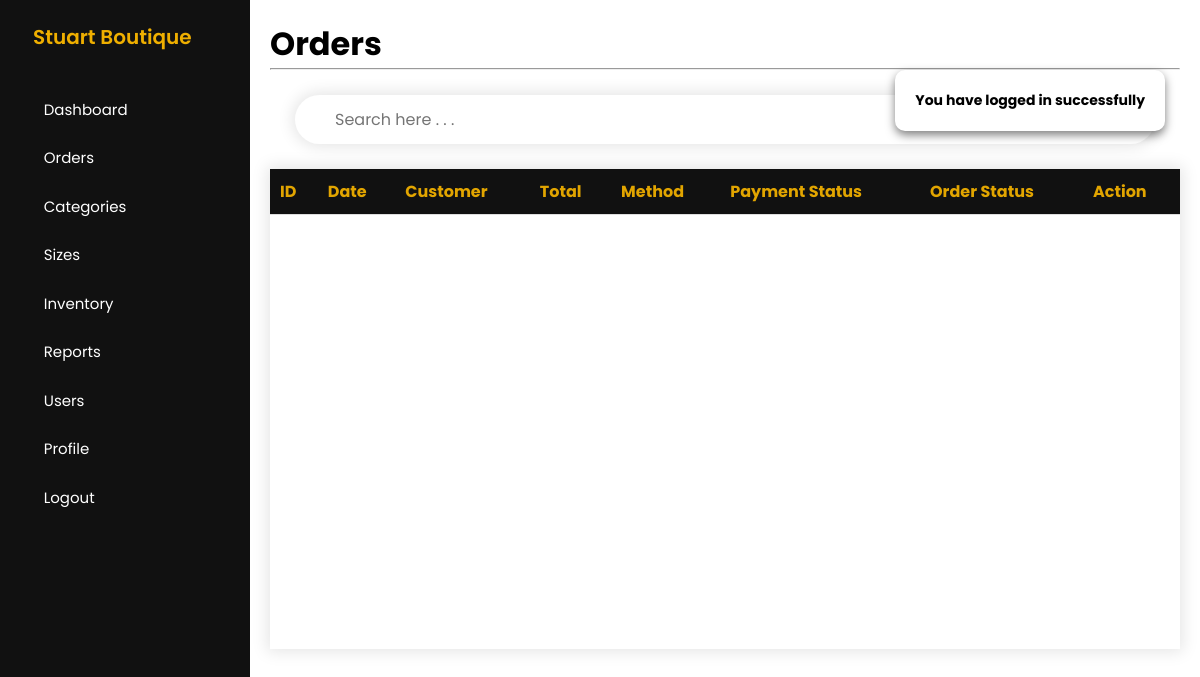
Page /admin/view-order.php (signed in) on the earlier database version.
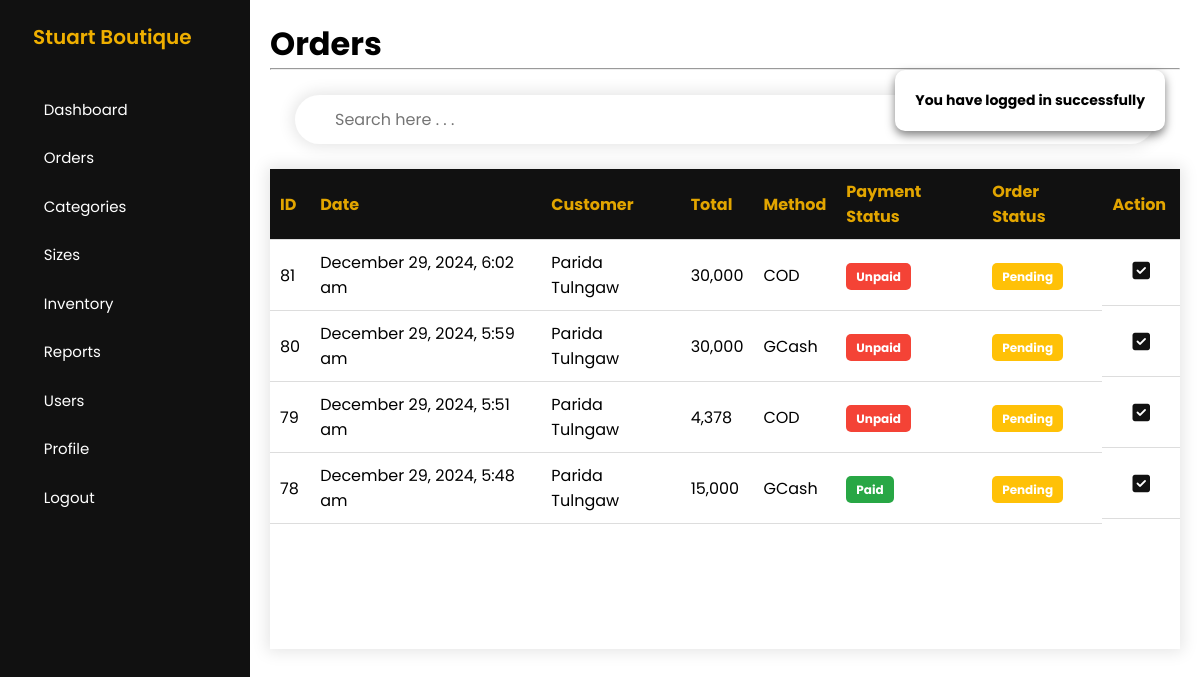
Same page on the later database version.
### tables this page shows
CREATE TABLE `orders` (
  `orderID` int(11) NOT NULL,
  `userID` int(11) NOT NULL,
  `orderAmount` int(11) NOT NULL,
  `paymentMethod` enum('COD','GCash') DEFAULT NULL,
  `orderStatus` enum('pending','approved','cancelled') NOT NULL DEFAULT 'pending',
  `paymentStatus` enum('unpaid','paid') NOT NULL DEFAULT 'unpaid',
  `orderDate` datetime NOT NULL DEFAULT current_timestamp()
);

CREATE TABLE `users` (
  `userID` int(11) NOT NULL,
  `userFullname` varchar(255) DEFAULT NULL,
  `userNumber` varchar(20) DEFAULT NULL,
  `userAddress` varchar(255) DEFAULT NULL,
  `userGender` varchar(255) DEFAULT NULL,
  `userEmail` varchar(255) NOT NULL,
  `userPassword` varchar(255) NOT NULL,
  `userCode` int(255) DEFAULT NULL,
  `userType` tinyint(1) DEFAULT 0 COMMENT '0=customer, 1=admin'
);

### config/DatabaseConnection.php (called while the page is built, shortened)
<?php
    class DatabaseConnection
    {
        public function __construct()
        {
            $this->conn = new mysqli(HOSTNAME,USERNAME,PASSWORD,DATABASE);
        }
    }
?>

### admin/controllers/OrderController.php (called while the page is built, shortened)
<?php
    class OrderController
    {
        private $conn;
        public function __construct()
        {
            $db = new DatabaseConnection;
            $this->conn = $db->conn;
        }
        public function getDataOrderPending()
        {
            $getDataQuery = "
                SELECT orders.*, users.*
                FROM orders
                INNER JOIN users
                ON orders.userID = users.userID
                WHERE orderStatus='pending'
                ORDER BY orderDate DESC
            ";
            $result = $this->conn->query($getDataQuery);
            return $result;
        }
    }
?>

### admin/view-order.php (the view, shortened to what this page needs)
<?php
    include_once 'controllers/OrderController.php';
    $order = new OrderController;
    include 'includes/header.php';
    include 'includes/sidebar.php';
?>
<main>
    <h1>Orders</h1>
    <hr>
        <div class="search-container">
            <input type="text" id="myInput" onkeyup="filterTable()" placeholder="Search here . . ." title="Type in a name">
        </div>
    <div class="main-two-table-container"
    style="display:flex;
    flex-direction: column;
    justify-content: center;
    width: 100%;
    gap:25px;
    "
    >
        <div class="table-container">
            <div class="scroll-table">
                <table class="child-table" id="inventoryTable">
                    <thead>
                        <tr>
                            <th>ID</th>
                            <th>Date</th>
                            <th>Customer</th>
                            <th>Total</th>
                            <th>Method</th>
                            <th>Payment Status</th>
                            <th>Order Status</th>
                            <th>Action</th>
                        </tr>
                    </thead>
                    <tbody>
                        <?php
                            $resultGet = $order->getDataOrderPending();
                            while($data = $resultGet->fetch_assoc()){
                                $formattedDate = date('F j, Y, g:i a', strtotime($data['orderDate']));
                        ?>
                        <tr>
                            <td>
                                <?= $data['orderID'] ?>
                            </td>
                            <td>
                                <?= $formattedDate ?>
                            </td>
                            <td>
                                <?= $data['userFullname'] ?>
                            </td>
                            <td>
                                <?= number_format($data['orderAmount']) ?>
                            </td>
                            <td>
                                <?= $data['paymentMethod'] ?>
                            </td>
                            <td>
                                <span class="order-status <?= $data['paymentStatus'] ?>"><?= $data['paymentStatus'] ?></span>
                            </td>
                            <td>
                                <span class="order-status <?= $data['orderStatus'] ?>"><?= $data['orderStatus'] ?></span>
                            </td>
                            <td style="display: flex;">
                                <a href="../add-confirm-order.php?orderID=<?= $data['orderID'] ?>" target="_blank"
                                    style="color: #111;
                                    background-color: transparent;
                                    padding: 10px 20px;
                                ">
                                    <i class="fa-solid fa-square-check"></i>
                                </a>
                            </td>
                        </tr>
                        <?php
                            }
                        ?>
                    </tbody>
                </table>
            </div>
        </div>
</main>
<?php include 'includes/footer.php'; ?>

### admin/includes/header.php (shortened to what this page needs)
<!DOCTYPE html>
<html lang="en">
<head>
    <link rel="stylesheet" href="https://cdnjs.cloudflare.com/ajax/libs/font-awesome/6.6.0/css/all.min.css" />
    <link rel="stylesheet" href="css/sidebar4.css?v=6.1">
</head>
<body>

### admin/includes/sidebar.php (shortened to what this page needs)
<?php if(isset($_SESSION['authenticated'])) : ?>
<?php
    $page = substr($_SERVER['SCRIPT_NAME'], strrpos($_SERVER['SCRIPT_NAME'], '/')+1);
?>
<div class="main-content">
    <aside id="sidebar">
        <?php if(isset($_SESSION['authenticated'])) : ?>
        <ul>
            <li>
                <span class="logo">Stuart Boutique</span>
                <button onclick="toggleSidebar()" id="toggle-btn">
                </button>
            </li>
            <li class="<?= $page == 'view-dashboard.php' ? 'active':'' ?>">
                <a href="view-dashboard.php">
                    <span>Dashboard</span>
                </a>
            </li>
            <li class="<?= $page == 'view-orders.php' ? 'active':'' ?>">
                <a href="view-order.php">
                    <span>Orders</span>
                </a>
            </li>
            <li>
                <button onclick="toggleSubMenu(this)" class="dropdown-btn">
                    <span>Categories</span>
                </button>
            </li>
            <li>
                <button onclick="toggleSubMenu(this)" class="dropdown-btn">
                    <span>Sizes</span>
                </button>
            </li>
            <li>
                <button onclick="toggleSubMenu(this)" class="dropdown-btn">
                    <span>Inventory</span>
                </button>
            </li>
            <li>
                <button onclick="toggleSubMenu(this)" class="dropdown-btn">
                    <span>Reports</span>
                </button>
            </li>
            <li>
                <button onclick="toggleSubMenu(this)" class="dropdown-btn">
                    <span>Users</span>
                </button>
            </li>
            <li class="<?= $page == 'view-profile.php' ? 'active':'' ?>">
                <a href="view-profile.php">
                    <span>Profile</span>
                </a>
            </li>
            <li>
                <form action="" method="post">
                    <button type="submit" name="logout-button" class="dropdown-btn">
                        <span>Logout</span>
                    </button>
                </form>
            </li>
        </ul>
        <?php
            endif;
        ?>
    </aside>
<?php endif; ?>

### admin/includes/footer.php (shortened to what this page needs)
<?php if(isset($_SESSION['authenticated'])) : ?>
</body>
</html>
<?php endif; ?>

### admin/css/sidebar4.css (style rules this page uses)
.search-container { padding: 25px 25px; align-items: center; display: flex; flex-direction: row; }
#myInput { width: 100%; font-size: 16px; padding: 12px 20px 12px 40px; border: none; outline: none; box-shadow: 0 0 15px 3px rgba(0, 0, 0, 0.1); border-radius: 25px; }
#sidebar { height: 100vh; width: 250px; padding: 5px 1em; background-color: #111; color: #fff; overflow-y: auto; overflow: hidden; text-wrap: nowrap; position: sticky; top: 0; align-self: start; transition: 300ms ease-in-out; }
#sidebar ul { list-style: none; }
#sidebar a, #sidebar .dropdown-btn, #sidebar .logo { border-radius: .5em; padding: .85em; text-decoration: none; color: #fff; display: flex; align-items: center; gap: 1em; font-size: 15px; }
.dropdown-btn { width: 100%; text-align: left; background: none; border: none; font: inherit; cursor: pointer; }
#sidebar a span, #sidebar .dropdown-btn span { flex-grow: 1; }

### admin/css/table10.css (style rules this page uses)
.table-container { flex: 2; }
.scroll-table { height: 480px; overflow-y: auto; background-color: #fff; box-shadow: 0 0 15px 3px rgba(0, 0, 0, 0.1); }
.child-table { border-collapse: collapse; width: 100%; background-color: #fff; }
.child-table th { position: sticky; top: 0; }
.child-table th, .child-table td { border-bottom: 1px solid #ddd; padding: 10px; text-align: left; }
.child-table th { background-color: #111; color: #E2A500; box-shadow: 0 0 15px 3px rgba(0, 0, 0, 0.1); }
.child-table a { text-decoration: none; color: #000; }
.child-table a i { font-size: 20px; }
.order-status { padding: 5px 10px; border-radius: 5px; font-size: 12px; font-weight: bold; text-transform: capitalize; }
.order-status.paid { background-color: #28a745; color: white; }
.order-status.unpaid { background-color: #f44336; color: white; }
.order-status.pending { background-color: #ffc107; color: #fff; }

Differences in the rows shown:
added orders: orderID "81", orderDate "December 29, 2024, 6:02 am", userID.userFullname "Parida Tulngaw", orderAmount "30,000", paymentMethod "COD", paymentStatus "Unpaid", orderStatus "Pending"
added orders: orderID "80", orderDate "December 29, 2024, 5:59 am", userID.userFullname "Parida Tulngaw", orderAmount "30,000", paymentMethod "GCash", paymentStatus "Unpaid", orderStatus "Pending"
added orders: orderID "79", orderDate "December 29, 2024, 5:51 am", userID.userFullname "Parida Tulngaw", orderAmount "4,378", paymentMethod "COD", paymentStatus "Unpaid", orderStatus "Pending"
added orders: orderID "78", orderDate "December 29, 2024, 5:48 am", userID.userFullname "Parida Tulngaw", orderAmount "15,000", paymentMethod "GCash", paymentStatus "Paid", orderStatus "Pending"
